Frame 1 (no input): blank canvas, image omitted
Frame 60 (no input): blank canvas, image omitted
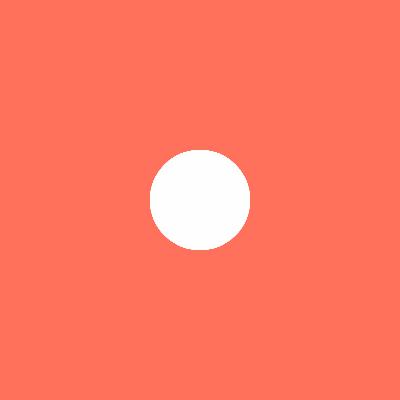
Frame 120 (the mouse pressed at the canvas centre since frame 60)

The p5.js sketch whose frames 1 and 60 were blank and that drew this single picture after the mouse press (run headless with seeded random() and noise() and a simulated clock; from frame 60 on, the mouse is pressed at the canvas centre):

// p5.js sketch
// ── sketch.js
let durchmesser=100;

function setup() {
  createCanvas(400, 400);
    background(255, 113, 91);
    fill(252, 252, 252, 50);

}

function draw() {
   if (mouseIsPressed){
    noStroke();
    ellipse(mouseX, mouseY, durchmesser, durchmesser, 100)
  }

}
